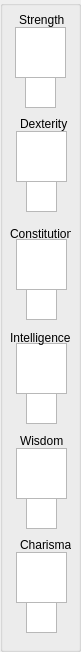
   <widget class="QGroupBox" name="grpStats">
    <property name="geometry">
     <rect>
      <x>10</x>
      <y>130</y>
      <width>81</width>
      <height>652</height>
     </rect>
    </property>
    <property name="title">
     <string/>
    </property>
    <widget class="QPlainTextEdit" name="txtStatStr">
     <property name="geometry">
      <rect>
       <x>25</x>
       <y>77</y>
       <width>31</width>
       <height>31</height>
      </rect>
     </property>
    </widget>
    <widget class="QPlainTextEdit" name="txtScoreStr">
     <property name="geometry">
      <rect>
       <x>15</x>
       <y>27</y>
       <width>51</width>
       <height>51</height>
      </rect>
     </property>
    </widget>
    <widget class="QLabel" name="label_7">
     <property name="geometry">
      <rect>
       <x>19</x>
       <y>12</y>
       <width>51</width>
       <height>16</height>
      </rect>
     </property>
     <property name="text">
      <string>Strength</string>
     </property>
    </widget>
    <widget class="QPlainTextEdit" name="txtScoreDex">
     <property name="geometry">
      <rect>
       <x>16</x>
       <y>131</y>
       <width>51</width>
       <height>51</height>
      </rect>
     </property>
    </widget>
    <widget class="QPlainTextEdit" name="txtStatDex">
     <property name="geometry">
      <rect>
       <x>26</x>
       <y>181</y>
       <width>31</width>
       <height>31</height>
      </rect>
     </property>
    </widget>
    <widget class="QLabel" name="label_8">
     <property name="geometry">
      <rect>
       <x>20</x>
       <y>116</y>
       <width>51</width>
       <height>16</height>
      </rect>
     </property>
     <property name="text">
      <string>Dexterity</string>
     </property>
    </widget>
    <widget class="QLabel" name="label_9">
     <property name="geometry">
      <rect>
       <x>10</x>
       <y>224</y>
       <width>61</width>
       <height>19</height>
      </rect>
     </property>
     <property name="text">
      <string>Constitution</string>
     </property>
    </widget>
    <widget class="QPlainTextEdit" name="txtStatCon">
     <property name="geometry">
      <rect>
       <x>26</x>
       <y>289</y>
       <width>31</width>
       <height>31</height>
      </rect>
     </property>
    </widget>
    <widget class="QPlainTextEdit" name="txtScoreCon">
     <property name="geometry">
      <rect>
       <x>16</x>
       <y>239</y>
       <width>51</width>
       <height>51</height>
      </rect>
     </property>
    </widget>
    <widget class="QPlainTextEdit" name="txtScoreInt">
     <property name="geometry">
      <rect>
       <x>16</x>
       <y>343</y>
       <width>51</width>
       <height>51</height>
      </rect>
     </property>
    </widget>
    <widget class="QPlainTextEdit" name="txtStatInt">
     <property name="geometry">
      <rect>
       <x>26</x>
       <y>393</y>
       <width>31</width>
       <height>31</height>
      </rect>
     </property>
    </widget>
    <widget class="QLabel" name="label_10">
     <property name="geometry">
      <rect>
       <x>10</x>
       <y>328</y>
       <width>61</width>
       <height>19</height>
      </rect>
     </property>
     <property name="text">
      <string>Intelligence</string>
     </property>
    </widget>
    <widget class="QPlainTextEdit" name="txtScoreWis">
     <property name="geometry">
      <rect>
       <x>16</x>
       <y>448</y>
       <width>51</width>
       <height>51</height>
      </rect>
     </property>
    </widget>
    <widget class="QPlainTextEdit" name="txtStatWis">
     <property name="geometry">
      <rect>
       <x>26</x>
       <y>498</y>
       <width>31</width>
       <height>31</height>
      </rect>
     </property>
    </widget>
    <widget class="QLabel" name="label_11">
     <property name="geometry">
      <rect>
       <x>20</x>
       <y>433</y>
       <width>51</width>
       <height>16</height>
      </rect>
     </property>
     <property name="text">
      <string>Wisdom</string>
     </property>
    </widget>
    <widget class="QPlainTextEdit" name="txtScoreChar">
     <property name="geometry">
      <rect>
       <x>16</x>
       <y>552</y>
       <width>51</width>
       <height>51</height>
      </rect>
     </property>
    </widget>
    <widget class="QPlainTextEdit" name="txtStatChar">
     <property name="geometry">
      <rect>
       <x>26</x>
       <y>602</y>
       <width>31</width>
       <height>31</height>
      </rect>
     </property>
    </widget>
    <widget class="QLabel" name="label_62">
     <property name="geometry">
      <rect>
       <x>20</x>
       <y>537</y>
       <width>51</width>
       <height>16</height>
      </rect>
     </property>
     <property name="text">
      <string>Charisma</string>
     </property>
    </widget>
   </widget>
